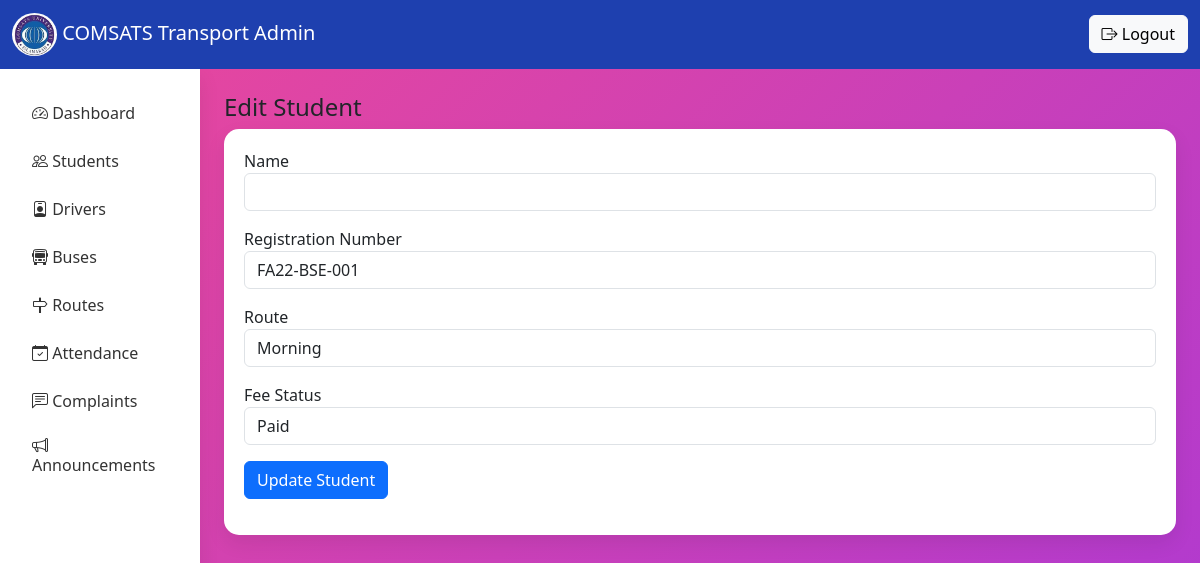
The app's page /admin-students/edit/4/ with its own data.
### service/models.py (models this page shows, shortened)
class Student(models.Model):
    user = models.OneToOneField(User, on_delete=models.CASCADE)
    reg_number = models.CharField(max_length=20, unique=True)
    department = models.CharField(max_length=100)
    semester = models.IntegerField(default=1)
    route = models.ForeignKey('Route', on_delete=models.SET_NULL, null=True)
    transport_card_id = models.CharField(max_length=20, unique=True)
    fee_status = models.CharField(max_length=20)
    is_active = models.BooleanField(default=True)
    expiry_date = models.DateField(default=timezone.now)
    qr_code = models.ImageField(upload_to='qr_codes/', blank=True, null=True)

class Route(models.Model):
    route_name = models.CharField(max_length=100)
    start_location = models.CharField(max_length=100)
    end_location = models.CharField(max_length=100)
    departure_time = models.TimeField()
    arrival_time = models.TimeField()
    monthly_fee = models.DecimalField(max_digits=10, decimal_places=2)
    is_active = models.BooleanField(default=True)

### service/views.py (the view, shortened to what this page needs)
# urls.py: path('admin-students/edit/<int:id>/', views.edit_student, name="edit_student"),
def edit_student(request, id):
    student = Student.objects.get(id=id)
    routes = Route.objects.all()
    context = {
        "student": student,
        "routes": routes
    }
    return render(request, "edit_student.html", context)

### templates/edit_student.html (shortened to what this page needs)
{% extends 'admin_base.html' %}
{% block content %}
<h4>Edit Student</h4>
<div class="dashboard-card">
    <form method="POST">
        <div class="mb-3">
            <label>Name</label>
            <input type="text" name="name" value="{{ student.user.first_name }}" class="form-control">
        </div>
        <div class="mb-3">
            <label>Registration Number</label>
            <input type="text" name="reg" value="{{ student.reg_number }}" class="form-control">
        </div>
        <div class="mb-3">
            <label>Route</label>
            <select name="route" class="form-control">
                {% for r in routes %}
                    <option value="{{ r.id }}" {% if r.id == student.route.id %}selected{% endif %}>
                        {{ r.route_name }}
                    </option>
                {% endfor %}
            </select>
        </div>
        <div class="mb-3">
            <label>Fee Status</label>
            <select name="fee_status" class="form-control">
                <option value="Paid" {% if student.fee_status == "Paid" %}selected{% endif %}>
                    Paid
                </option>
            </select>
        </div>
        <button class="btn btn-primary">
            Update Student
        </button>
    </form>
</div>
{% endblock %}

### templates/admin_base.html (style rules this page uses)
body { background: linear-gradient(-45deg, #1e3a8a, #2563eb, #9333ea, #ec4899); background-size: 400% 400%; animation: gradientMove 10s ease infinite; }
.dashboard-card { border: none; border-radius: 15px; padding: 20px; background: white; box-shadow: 0 8px 20px rgba(0, 0, 0, 0.08); }

### records on screen
Student: reg "FA22-BSE-001", route "Morning", fee_status "Paid"
